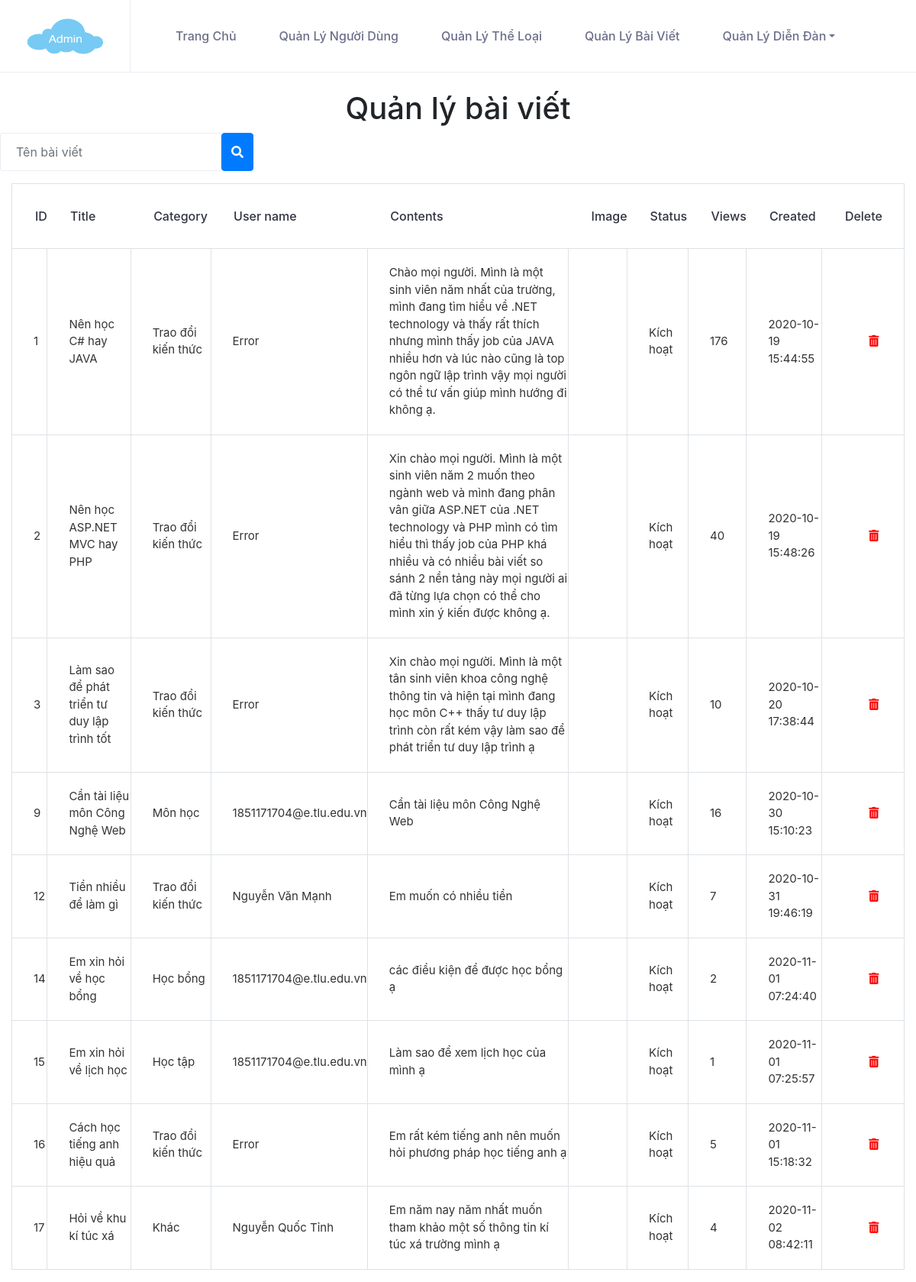
The page /cse485-website-project/Admin/posts-question-index.php (signed in) on the database as committed earlier.
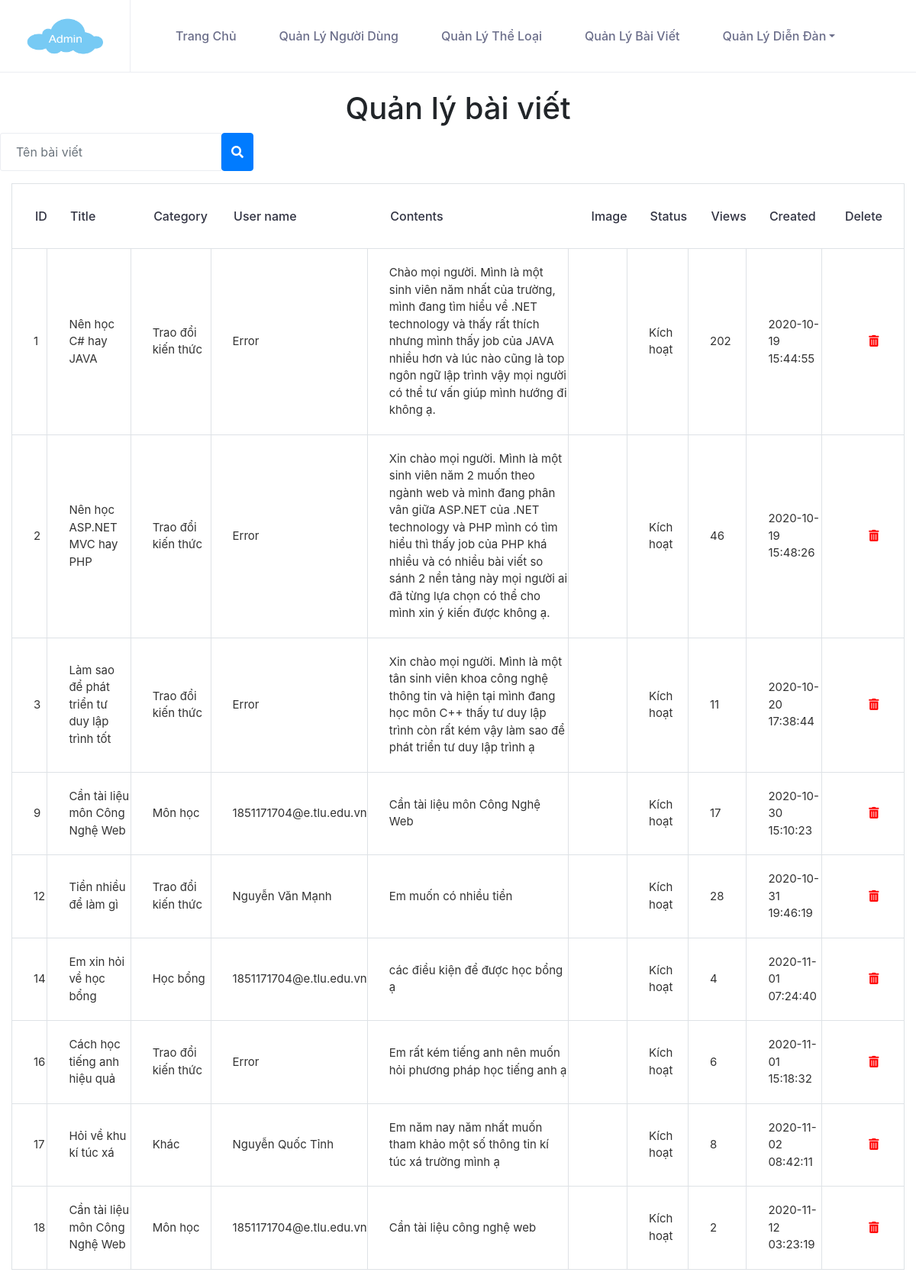
The same page on the database as committed later.
### tables this page shows
CREATE TABLE `questions` (
  `ID` int(10) NOT NULL,
  `Title` varchar(255) NOT NULL,
  `Contents` text NOT NULL,
  `Image` text NOT NULL,
  `Views` int(11) NOT NULL DEFAULT 0,
  `CategoryID_question` int(10) NOT NULL,
  `UserName` varchar(50) NOT NULL,
  `Status` tinyint(1) NOT NULL DEFAULT 1,
  `Created` timestamp NOT NULL DEFAULT current_timestamp(),
  `Updated` datetime DEFAULT NULL
);

CREATE TABLE `categoris_questions` (
  `ID` int(10) NOT NULL,
  `CategoryName` varchar(255) NOT NULL,
  `Created` timestamp NOT NULL DEFAULT current_timestamp(),
  `Updated` datetime DEFAULT NULL
);

### cse485-website-project/Admin/posts-question-index-process.php (the view, shortened to what this page needs)
<?php
    $nameSearch = $_GET['searchString'];
    if (isset($nameSearch) && !empty($nameSearch))
    {
        $sql = "select * from questions where Title like '$nameSearch'";
    }
    else
    {
        $sql = "select * from questions";
    }
    mysqli_set_charset($conn,"UTF8");
    $result = mysqli_query($conn,$sql);
    while($row = mysqli_fetch_assoc($result))
    {?>
        <tr>
            <td><?php echo $row['ID'] ?></td>
            <td><?php echo $row['Title'] ?></td>
            <td>
            <?php
                $sqlCategory = "SELECT CategoryName FROM questions,categoris_questions where categoris_questions.ID =".$row['CategoryID_question'];
                mysqli_set_charset($conn, "UTF8");
                $resultCategory = mysqli_query($conn, $sqlCategory);
                $rowCategory = mysqli_fetch_array($resultCategory);
                echo $rowCategory['CategoryName'] ?></td>
            <td><?php echo $row['UserName'] ?></td>
            <td><?php echo $row['Contents'] ?></td>
            <td></td>
            <td>
                <?php
                    if($row['Status'] == '1') { echo "Kích hoạt";}
                ?>
            </td>
            <td><?php echo $row['Views'] ?></td>
            <td><?php echo $row['Created'] ?></td>
            <td class="text-center"><a class="fas fa-trash-alt" style="color:red;" onClick="deletePost(<?php echo $row['ID']; ?>)"></a></td>
            </tr>
    <?php
    }
?>

Rows that differ between the two databases and show on the page:
removed questions: ID "15", Title "Em xin hỏi về lịch học", categoris_questions.CategoryName "Học tập", UserName "1851171704@e.tlu.edu.vn", Contents "Làm sao để xem lịch học của mình ạ", Status "Kích hoạt", Views "1", Created "2020-11-01 07:25:57"
changed questions "Nên học C# hay JAVA": Views "176" → "202"
changed questions "Nên học ASP.NET MVC hay PHP": Views "40" → "46"
changed questions "Làm sao để phát triển tư duy lập trình tốt": Views "10" → "11"
changed questions id 9: Views "16" → "17"
changed questions "Tiền nhiều để làm gì": Views "7" → "28"
changed questions "Em xin hỏi về học bổng": Views "2" → "4"
changed questions "Cách học tiếng anh hiệu quả": Views "5" → "6"
changed questions "Hỏi về khu kí túc xá": Views "4" → "8"
added questions: ID "18", Title "Cần tài liệu môn Công Nghệ Web", categoris_questions.CategoryName "Môn học", UserName "1851171704@e.tlu.edu.vn", Contents "Cần tài liệu công nghệ web", Status "Kích hoạt", Views "2", Created "2020-11-12 03:23:19"
